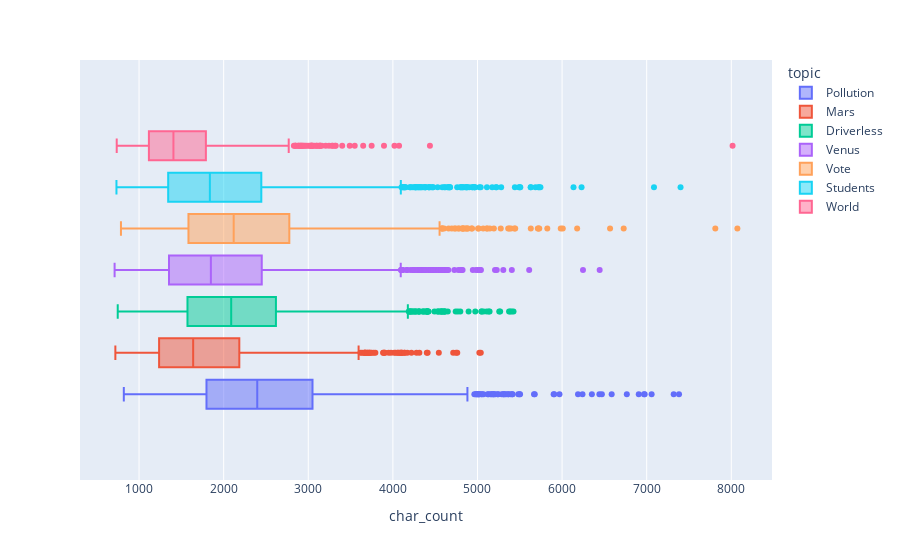

The notebook cell this image was saved under:
### Code cell
px.box(
    train_df,
    x="char_count",
    color="topic",
)

### Figure 1 — Plotly figure (JSON) as saved in the notebook; plotly's stock layout.template omitted (floating-point values rounded to 4 significant figures; data arrays with more than 128 entries replaced by an {"elided": "..."} marker saying what was removed)
{"data": [{"alignmentgroup": "True", "hovertemplate": "topic=Pollution<br>char_count=%{x}<extra></extra>", "legendgroup": "Pollution", "marker": {"color": "#636efa"}, "name": "Pollution", "notched": false, "offsetgroup": "Pollution", "orientation": "h", "showlegend": true, "type": "box", "x": {"elided": "1960 int values"}, "x0": " ", "xaxis": "x", "y0": " ", "yaxis": "y"}, {"alignmentgroup": "True", "hovertemplate": "topic=Mars<br>char_count=%{x}<extra></extra>", "legendgroup": "Mars", "marker": {"color": "#EF553B"}, "name": "Mars", "notched": false, "offsetgroup": "Mars", "orientation": "h", "showlegend": true, "type": "box", "x": {"elided": "2094 int values"}, "x0": " ", "xaxis": "x", "y0": " ", "yaxis": "y"}, {"alignmentgroup": "True", "hovertemplate": "topic=Driverless<br>char_count=%{x}<extra></extra>", "legendgroup": "Driverless", "marker": {"color": "#00cc96"}, "name": "Driverless", "notched": false, "offsetgroup": "Driverless", "orientation": "h", "showlegend": true, "type": "box", "x": {"elided": "3499 int values"}, "x0": " ", "xaxis": "x", "y0": " ", "yaxis": "y"}, {"alignmentgroup": "True", "hovertemplate": "topic=Venus<br>char_count=%{x}<extra></extra>", "legendgroup": "Venus", "marker": {"color": "#ab63fa"}, "name": "Venus", "notched": false, "offsetgroup": "Venus", "orientation": "h", "showlegend": true, "type": "box", "x": {"elided": "3017 int values"}, "x0": " ", "xaxis": "x", "y0": " ", "yaxis": "y"}, {"alignmentgroup": "True", "hovertemplate": "topic=Vote<br>char_count=%{x}<extra></extra>", "legendgroup": "Vote", "marker": {"color": "#FFA15A"}, "name": "Vote", "notched": false, "offsetgroup": "Vote", "orientation": "h", "showlegend": true, "type": "box", "x": {"elided": "2046 int values"}, "x0": " ", "xaxis": "x", "y0": " ", "yaxis": "y"}, {"alignmentgroup": "True", "hovertemplate": "topic=Students<br>char_count=%{x}<extra></extra>", "legendgroup": "Students", "marker": {"color": "#19d3f3"}, "name": "Students", "notched": false, "offsetgroup": "Students", "orientation": "h", "showlegend": true, "type": "box", "x": {"elided": "3043 int values"}, "x0": " ", "xaxis": "x", "y0": " ", "yaxis": "y"}, {"alignmentgroup": "True", "hovertemplate": "topic=World<br>char_count=%{x}<extra></extra>", "legendgroup": "World", "marker": {"color": "#FF6692"}, "name": "World", "notched": false, "offsetgroup": "World", "orientation": "h", "showlegend": true, "type": "box", "x": {"elided": "1648 int values"}, "x0": " ", "xaxis": "x", "y0": " ", "yaxis": "y"}], "layout": {"boxmode": "group", "legend": {"title": {"text": "topic"}, "tracegroupgap": 0}, "margin": {"t": 60}, "xaxis": {"anchor": "y", "domain": [0, 1], "title": {"text": "char_count"}}, "yaxis": {"anchor": "x", "domain": [0, 1]}}}
